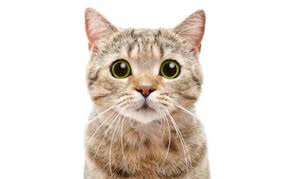
%> input picture cat.jpeg, 282 x 179 px
$ octave filter_on_Frequency_domain.m   (GNU Octave 9; MATLAB toolbox functions it lacks are replaced by stand-ins)
%> lines starting %> are read from the running program, lines starting %| are printed output that depends on the picture
clear all;
f = rgb2gray(imread('cat.jpeg'));
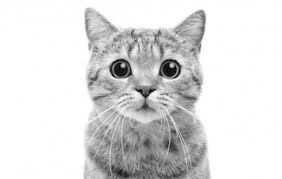
%> f: size 179x282 uint8; min 2, max 255, mean 221.6
[R,C]=size(f);
%> R = 179; C = 282
r = R*2;
%> r = 358
c = C*2;
%> c = 564

F = fft2(f, r, c);
% F = abs(F);
Fc = fftshift(F);

h = fspecial('disk');
H = fftshift(fft2(h, r, c));
% H = zeros(size(Fc));
% H(3*r/8:5*r/8, 3*c/8:5*c/8) = ones;
Gc = H.*Fc;
G = ifftshift(Gc);
g = real(ifft2(G));
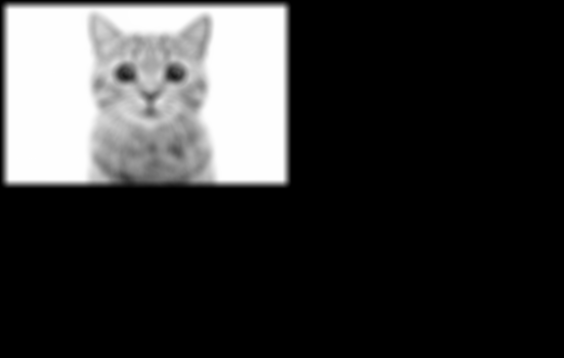
%> g: size 358x564 double; min -2.03e-13, max 255, mean 55.4; drawn with min black and max white
subplot(3,3,2);imshow(f);
subplot(3,3,4);imshow(mat2gray(abs(F)));
%> after `imshow(mat2gray(abs(F)))`:
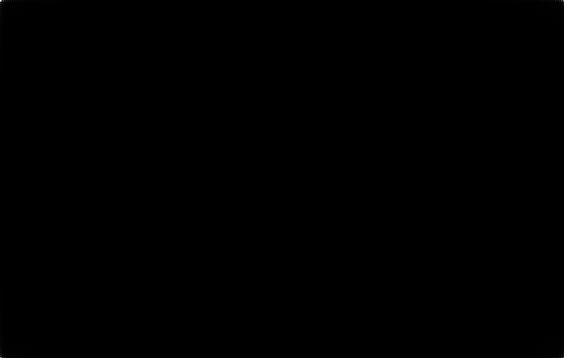
%> displayed picture: size 358x564, on the screen's scale of 0 to 255; min 0, max 255, mean 0
subplot(3,3,5);imshow(mat2gray(abs(Fc)));
subplot(3,3,6);imshow(H);
subplot(3,3,7);imshow(abs(Gc));
%> after `imshow(abs(Gc))`:
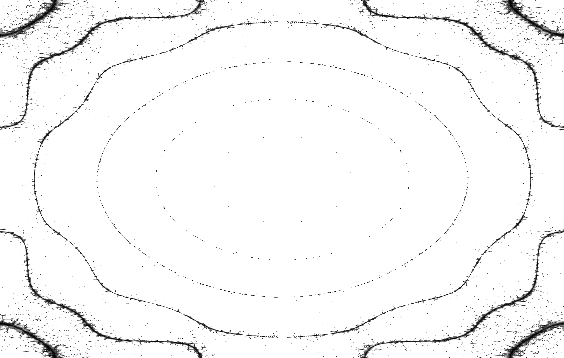
%> displayed picture: size 358x564, on the screen's scale of 0 to 255; min 0, max 255, mean 247
subplot(3,3,8);imshow(abs(G));
%> after `imshow(abs(G))`:
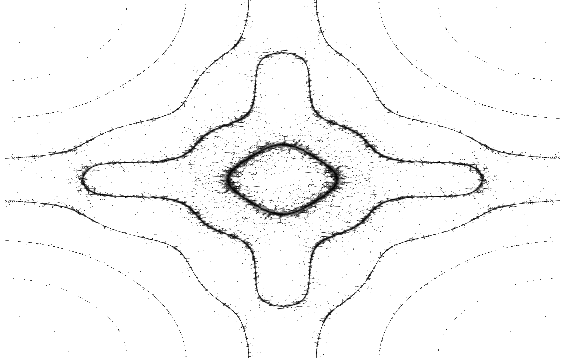
%> displayed picture: size 358x564, on the screen's scale of 0 to 255; min 0, max 255, mean 247; mean of the top-left, top-right, bottom-left and bottom-right quarters 246.9, 247.1, 247.1, 246.8
subplot(3,3,9);imshow(mat2gray(g(1:R,1:C)));
%> after `imshow(mat2gray(g(1:R,1:C)))`:
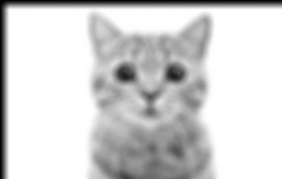
%> displayed picture: size 179x282, on the screen's scale of 0 to 255; min 0, max 255, mean 211.6
%> after `imshow(mat2gray(g(1:R,1:C)))`:
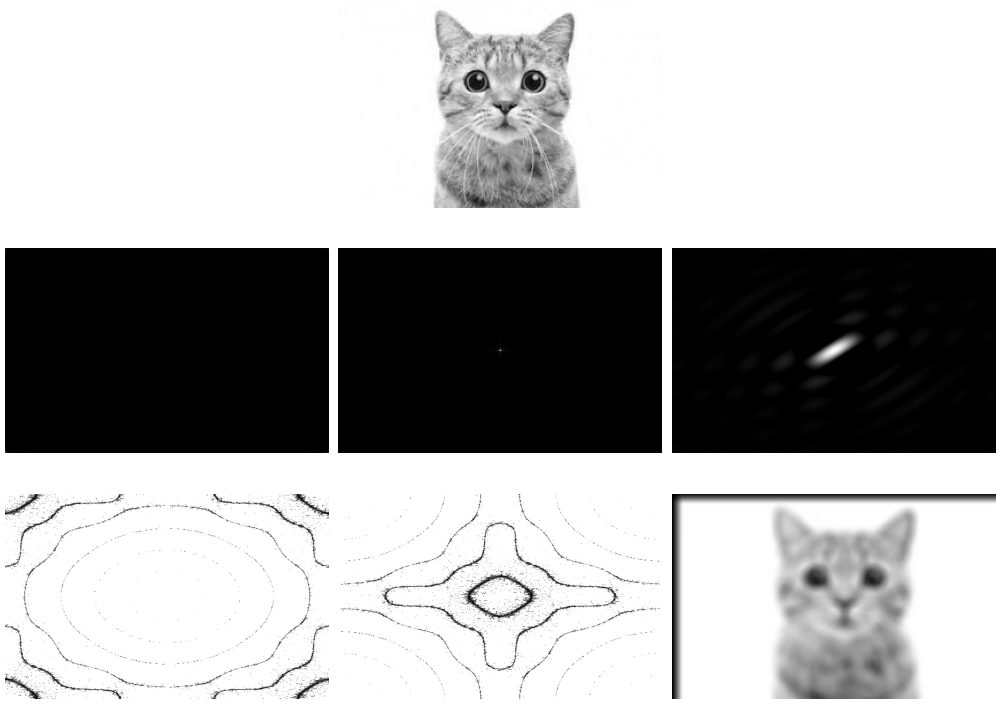
%> figure redrawn from the program's plot data, 7 panels

$ run again, with bunny_bin_0034.pgm saved as cat.jpeg
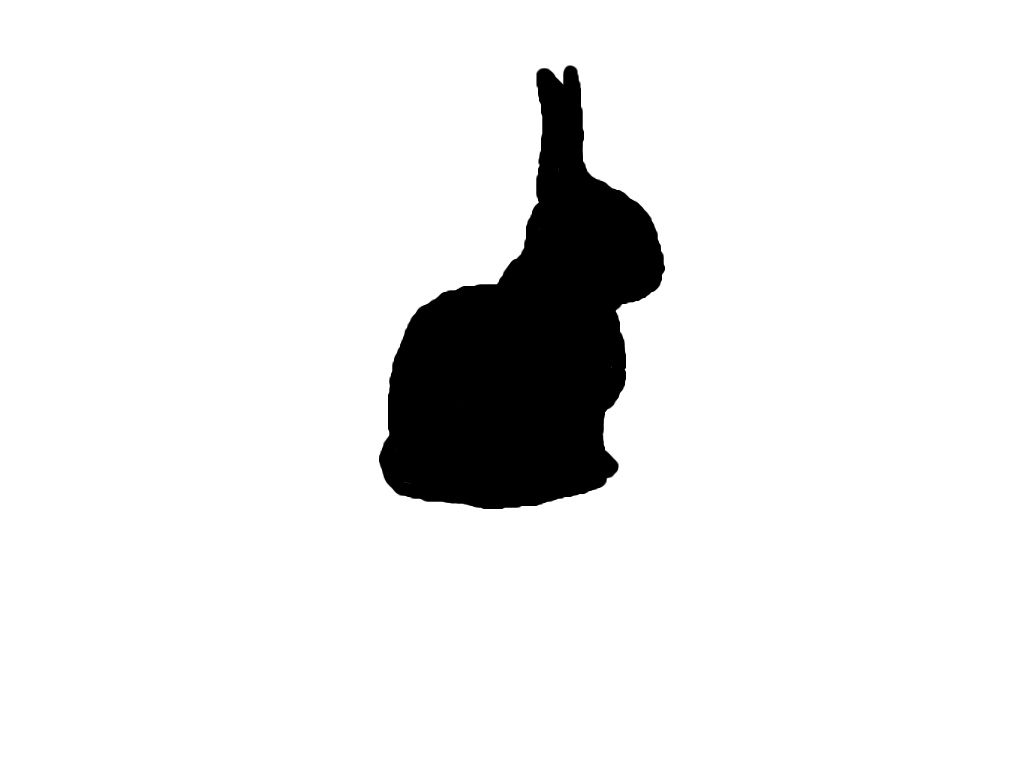
%> input picture bunny_bin_0034.pgm, 1024 x 768 px
%> f is the input picture: size 768x1024 uint8; min 0, max 255, mean 233.7
%> `g = real(ifft2(G));`:
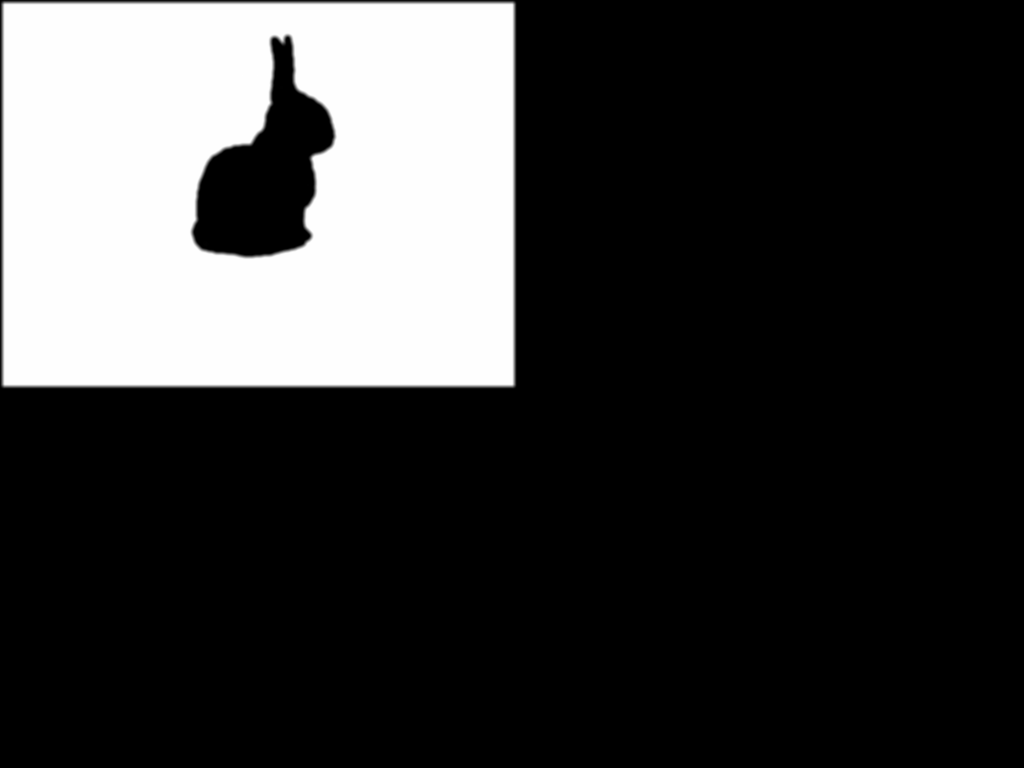
%> g: size 1536x2048 double (shown at 1/2 size); min -1.71e-13, max 255, mean 58.4; drawn with min black and max white
%> `imshow(mat2gray(g(1:R,1:C)))`:
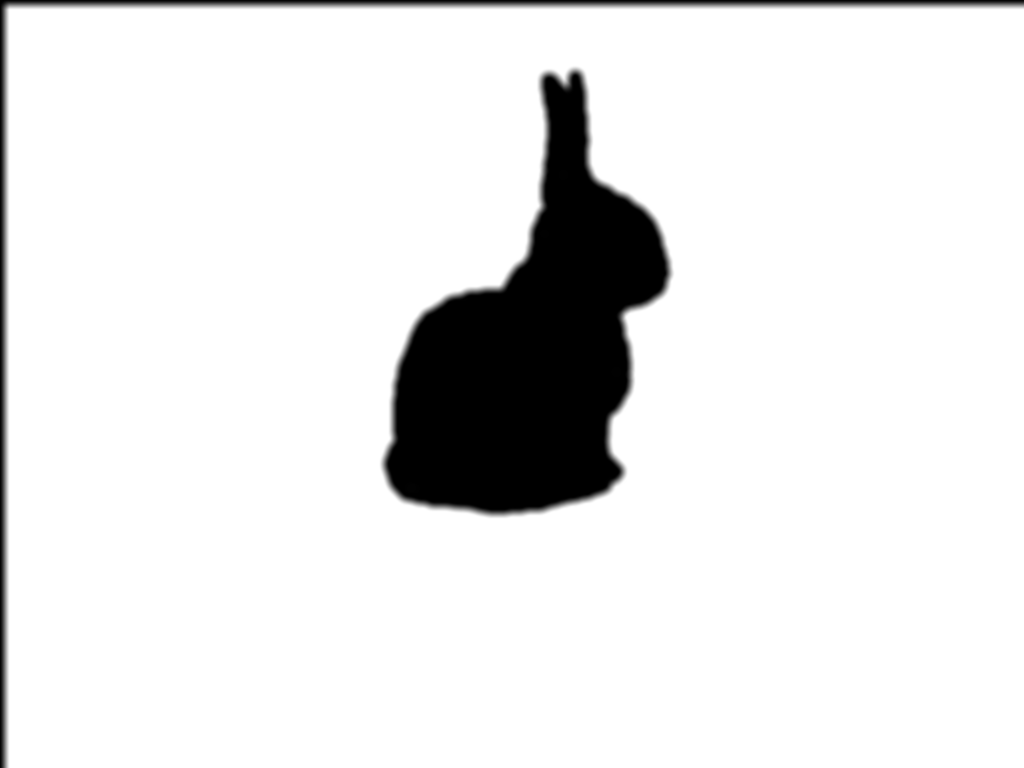
%> displayed picture: size 768x1024, on the screen's scale of 0 to 255; min 0, max 255, mean 230.8
